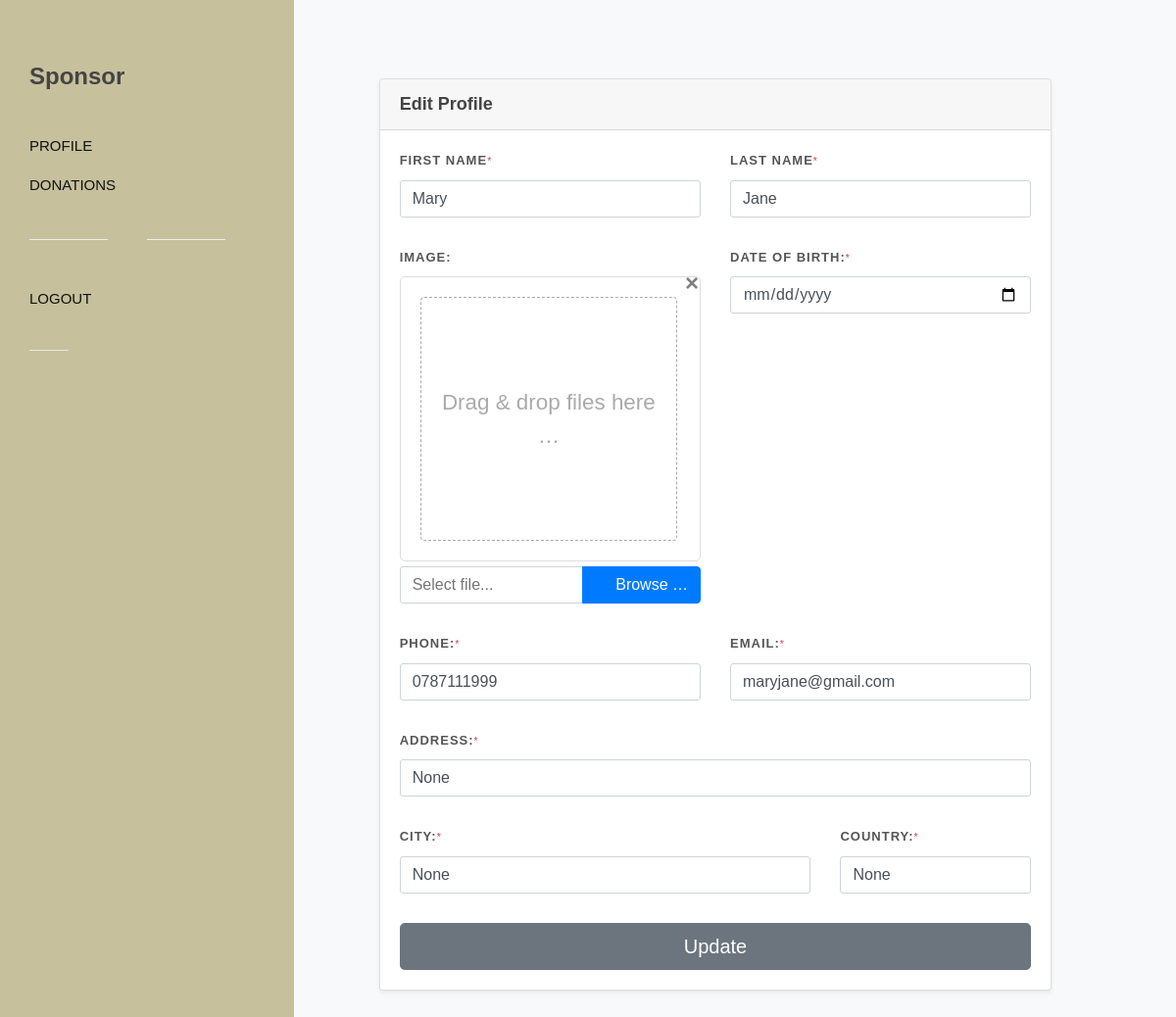
/sponsor (signed in), run on the app's committed database.
### donate/models.py (models this page shows)
class Sponsor(models.Model):
    first_name = models.CharField(max_length=100)
    last_name = models.CharField(max_length=100)
    user = models.OneToOneField(User, related_name="sponsor", on_delete=models.CASCADE)
    image = models.ImageField(null=True, blank=True, editable=True, upload_to="images/")
    dob = models.DateField(blank=True, null=True)
    phone = models.CharField(blank=True, max_length=15)
    email = models.EmailField(max_length=100, blank=True, null=True)
    address = models.CharField(max_length=200, blank=True, null=True)
    city = models.CharField(max_length=100, blank=True, null=True)
    country = models.CharField(max_length=100, blank=True, null=True)
    created = models.DateTimeField(auto_now_add = True )
    updated = models.DateTimeField(auto_now = True)

### donate/views.py (the view, shortened to what this page needs)
# urls.py: path('sponsor', views.sponsor, name='sponsor'),
@permission_required('donate.sponsor', login_url='donate:sponsor-login')
def sponsor(request):
    sponsor = Sponsor.objects.get(user=request.user)
    return render(request, 'donate/sponsor.html', {'sponsor':sponsor})

### donate/templates/donate/sponsor.html (shortened to what this page needs)
{% extends 'donate/side.html' %}
{% block logo %}<h3>Sponsor</h3>{% endblock %}
{% block nav %}
<li><a href="{% url 'donate:sponsor' %}"><div>Profile</div></a></li>
<li><a href="{% url 'donate:donations' %}"><div>Donations</div></a></li>
<div class="divider divider-center"><a  data-scrollto="#header"><i class="icon-settings"></i></a></div>
<li><a href="{% url 'donate:sponsor-logout' %}"><div>Logout</div></a></li>
{% endblock %}
{% block body %}
		<section id="content">
			<div class="content-wrap bg-light">
				<div class="container">
					<div class="row justify-content-center">
						<div class="col-lg-10 col-md-10">
							<div class="card shadow-sm">
								<div class="card-header">
									<h4 class="mb-0">Edit Profile</h4>
								</div>
								<div class="card-body">
									<div class="form-windget">
										<form class="nobottommargin" id="" name="template-contactform" action method="post" enctype="multipart/form-data">
											<div class="row">
                                                <div class=" col-md-12 col-lg-6 bottommargin-sm">
                                                    <label for="template-contactform-name">First Name<small class="text-danger">*</small></label>
                                                    <input type="text" id="template-contactform-name" name="first" value="{{sponsor.first_name}}" class="form-control required" placeholder="Enter your Full Name" />
                                                </div>
                                                <div class=" col-md-12 col-lg-6 bottommargin-sm">
                                                    <label for="template-contactform-name">Last Name<small class="text-danger">*</small></label>
                                                    <input type="text" id="template-contactform-name" name="last" value="{{sponsor.last_name}}" class="form-control required" placeholder="Enter your Full Name" />
                                                </div>
                                                <div class="col-lg-6 col-md-12 bottommargin-sm">
                                                    <label  for="template-contactform-upload">Image:</label><br>
                                                </div>
                                                <div class="form-group col-lg-6 col-md-12">
                                                    <label for="template-contactform-name">Date of Birth:<small class="text-danger">*</small></label>
                                                    <input type="date" id="template-contactform-name" name="dob" value="" class="form-control required"  />
                                                    </div>
                                                <div class=" col-md-12 col-lg-6 bottommargin-sm">
                                                    <label for="template-contactform-name">Phone:<small class="text-danger">*</small></label>
                                                    <input type="text" id="template-contactform-name" name="phone" value="{{sponsor.phone}}" class="form-control required" placeholder="Enter your Phone" />
                                                </div>
                                                <div class=" col-md-12 col-lg-6 bottommargin-sm">
                                                    <label for="template-contactform-name">Email:<small class="text-danger">*</small></label>
                                                    <input type="text" id="template-contactform-name" name="email" value="{{sponsor.email}}" class="form-control required" placeholder="Enter your Email" />
                                                </div>
												<div class=" col-md-12 col-lg-12 bottommargin-sm">
                                                    <label for="template-contactform-name">Address:<small class="text-danger">*</small></label>
                                                    <input type="text" id="template-contactform-name" name="address" value="{{sponsor.address}}" class="form-control required" placeholder="Enter Address" />
                                                </div>
                                                <div class=" col-md-12 col-lg-8 bottommargin-sm">
                                                    <label for="template-contactform-name">City:<small class="text-danger">*</small></label>
                                                    <input type="text" id="template-contactform-name" name="city" value="{{sponsor.city}}" class="form-control required" placeholder="Enter City" />
                                                </div>
												<div class=" col-md-12 col-lg-4 bottommargin-sm">
                                                    <label for="template-contactform-name">Country:<small class="text-danger">*</small></label>
                                                    <input type="text" id="template-contactform-name" name="name" value="{{sponsor.country}}" class="form-control required" placeholder="Enter Country" />
                                                </div>
												<div class="col-12">
													<button type="submit" name="template-contactform-submit" class="btn btn-secondary btn-block btn-lg">Update</button>
												</div>
											</div>
										</form>
									</div>
								</div>
							</div>
						</div>
					</div>
				</div>
			</div>
		</section>
{% endblock %}

### donate/static/donate/theme/nonprofit.css (style rules this page uses)
:root { --themecolor: #C6C09C; --themecolorrgb: 198,192,156; --header-height: 70px; --sticky-header-height: 70px; }
@media (min-width: 992px) { #primary-menu ul > li > a { padding-top: 24px; padding-bottom: 24px; padding-top: calc(( var(--header-height) - 22px ) / 2); padding-bottom: calc(( var(--header-height) - 22px ) / 2); font-weight: 500 !important; text-transform: none; letter-spacing: 0; font-size: 15px; transition: color .3s ease; color: #111 !important; } }
@media (min-width: 992px) { #primary-menu ul li > a > div:after { opacity: 0; content: ''; position: absolute; background-image: url('images/border.svg'); background-repeat: no-repeat; background-position: center center; top: 50%; left: 50%; margin-top: 14px; width: 60%; height: 10px; background-size: 100% 10px; transform: translate( -50%, -50% ); -webkit-transition: opacity .2s linear; -o-transition: opacity .2s linear; transition: opacity .2s linear; } }

### data on the page
Sponsor: first "Mary", last "Jane", phone "0787111999", email "maryjane@gmail.com", address "None", city "None", name "None"
